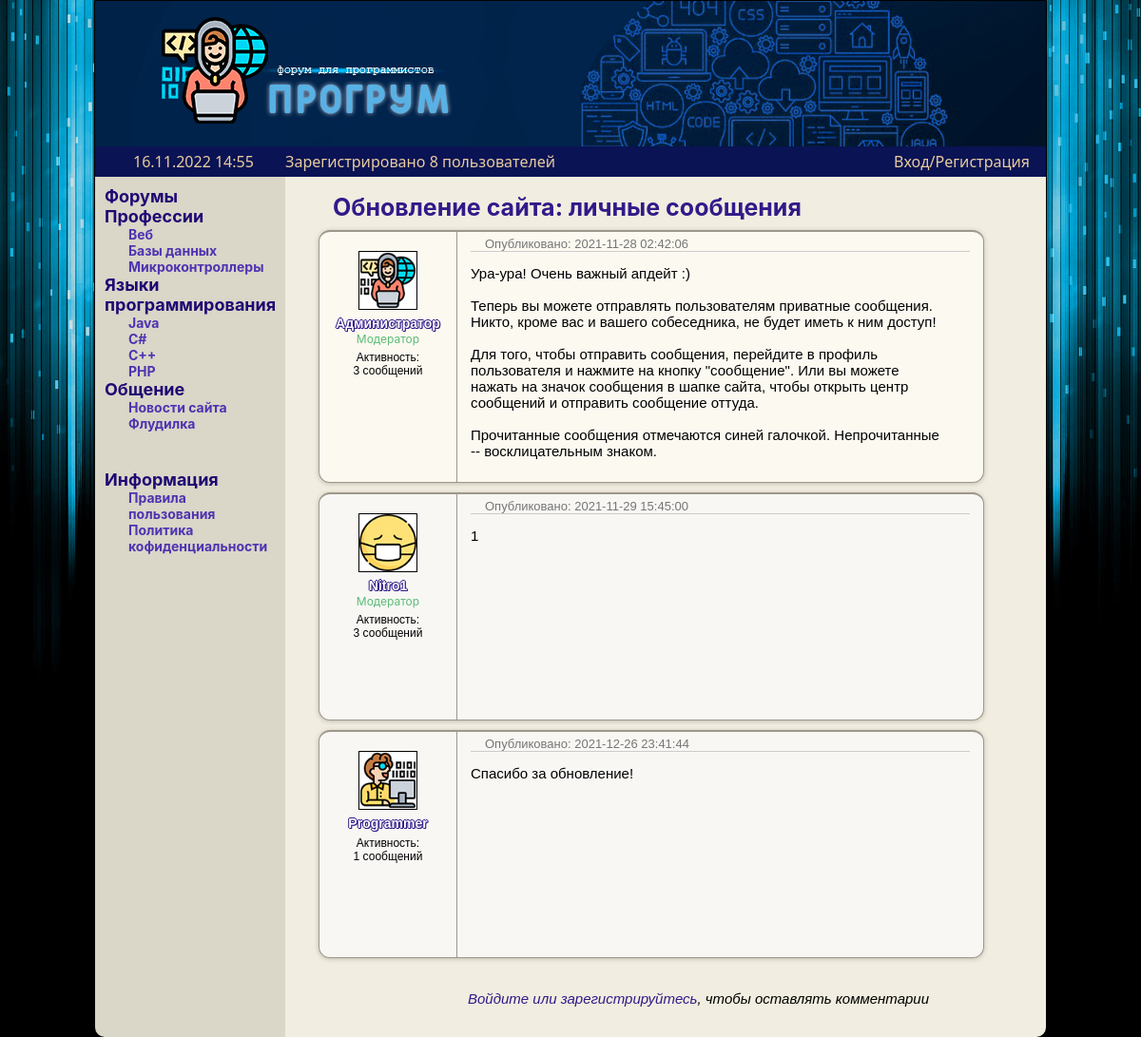
Screenshot of /Сайт/forums/post.php?id=3 with the database file from the repository.
### tables this page shows
CREATE TABLE `forumposts` (
  `post_id` int(11) NOT NULL,
  `Title` varchar(45) NOT NULL,
  `Content` text NOT NULL,
  `PostDate` datetime NOT NULL,
  `LastComment` datetime NOT NULL,
  `topic_id` int(11) NOT NULL,
  `u_id` int(11) NOT NULL,
  `isClosed` tinyint(4) NOT NULL
);

CREATE TABLE `user` (
  `u_id` int(11) NOT NULL,
  `uLogin` varchar(15) NOT NULL,
  `uPassword` varchar(50) NOT NULL,
  `Moder` tinyint(4) NOT NULL,
  `Avatar` int(11) NOT NULL,
  `LastSeen` datetime NOT NULL
);

CREATE TABLE `comments` (
  `com_id` int(11) NOT NULL,
  `ComContent` text NOT NULL,
  `ComDate` datetime NOT NULL,
  `post_id` int(11) NOT NULL,
  `u_id` int(11) NOT NULL
);

### Сайт/forums/post.php (the view, shortened to what this page needs)
<?php require "D:/Stuff/XXX/htdocs/layout/globalscripts.php" ?>
<html>
    <?php require "D:/Stuff/XXX/htdocs/layout/head.php" ?>
    <body>
       <div class="container">
           <?php require "D:/Stuff/XXX/htdocs/layout/banner.php" ?>
           <div class="flexarea">
           <?php require "D:/Stuff/XXX/htdocs/layout/leftmenu.php" ?>
           <div class="mainfullarea">
           <div class="main">
               <div class="content forumcontent">
                   <div id="forumheader">
                       <?php
                       $comand_post = 'SELECT * FROM `forumposts` WHERE post_id = :postid';
                       $query = $forum->prepare($comand_post);
                       $query->execute(['postid' => $_GET['id']]);
                       $row = $query->fetch(PDO::FETCH_OBJ);
                       echo $row->Title;
                       $comand1 = 'SELECT uLogin, Moder, Avatar FROM `user` WHERE u_id = :posterid';
                       $query1 = $forum->prepare($comand1);
                       $query1->bindValue(":posterid", $row->u_id, PDO::PARAM_STR);
                       $query1->execute();
                       $row1 = $query1->fetch(PDO::FETCH_OBJ);
                       $comand2 = 'SELECT COUNT(*) FROM `forumposts` WHERE u_id = :posterid';
                       $query2 = $forum->prepare($comand2);
                       $query2->bindValue(":posterid", $row->u_id, PDO::PARAM_STR);
                       $query2->execute();
                       $row2 = $query2->fetch(PDO::FETCH_ASSOC);
                       $comand3 = 'SELECT COUNT(*) FROM `comments` WHERE u_id = :posterid';
                       $query3 = $forum->prepare($comand3);
                       $query3->bindValue(":posterid", $row->u_id, PDO::PARAM_STR);
                       $query3->execute();
                       $row3 = $query3->fetch(PDO::FETCH_ASSOC);
                       $countuserposts = current($row2) + current($row3);
                       ?>
                   </div>
                   <div class="postframe" id="main">
                       <div class="postauthor">
                           <div class="post-author-avatar">
                                <?php
                                echo '<img style="border: 0px;" width="60" height="60" src="/img/avatar'.$row1->Avatar.'.png">'
                                ?>
                           </div>
                           <?php
                           echo '<div class="post-author-username"><a href="/userpage.php?id='.$row->u_id.'" style="color: white;">'.$row1->uLogin.'</a></div>';
                           if($row1->Moder) {
                               echo '<div class="post-moder">Модератор</div>';
                           }
                           echo '<div class="post-author-stat">Активность:<br/>'.$countuserposts.' сообщений</div>';
                           ?>
                       </div>
                       <div class="posttext">
                           <div class="postheader">
                               <span style="margin-left: 15px;">Опубликовано:
                               <?php
                               echo $row->PostDate;
                               ?>
                               </span>
                           </div>
                           <div class="posttextcontent">
                           <?php
                            echo $row->Content;
                            ?>
                           </div>
                       </div>
                   </div>
                   <?php
                   $sql_comments = 'SELECT * FROM `comments` WHERE post_id = :postid';
                   $querycom = $forum->prepare($sql_comments);
                   $querycom->execute(['postid' => $row->post_id]);
                   while($comrow = $querycom->fetch(PDO::FETCH_OBJ)) {
                       echo '
                       <div class="postframe">
                       <div class="postauthor">
                       <div class="post-author-avatar">';
                       $comandcom1 = 'SELECT uLogin, Moder, Avatar FROM `user` WHERE u_id = :posterid';
                       $querycom1 = $forum->prepare($comandcom1);
                       $querycom1->bindValue(":posterid", $comrow->u_id, PDO::PARAM_STR);
                       $querycom1->execute();
                       $rowcom1 = $querycom1->fetch(PDO::FETCH_OBJ);
                       $comandcom2 = 'SELECT COUNT(*) FROM `forumposts` WHERE u_id = :posterid';
                       $querycom2 = $forum->prepare($comandcom2);
                       $querycom2->bindValue(":posterid", $comrow->u_id, PDO::PARAM_STR);
                       $querycom2->execute();
                       $rowcom2 = $querycom2->fetch(PDO::FETCH_ASSOC);
                       $comandcom3 = 'SELECT COUNT(*) FROM `comments` WHERE u_id = :posterid';
                       $querycom3 = $forum->prepare($comandcom3);
                       $querycom3->bindValue(":posterid", $comrow->u_id, PDO::PARAM_STR);
                       $querycom3->execute();
                       $rowcom3 = $querycom3->fetch(PDO::FETCH_ASSOC);
                       $countcomposts = current($rowcom2) + current($rowcom3);
                       echo '<img style="border: 0px;" width="60" height="60" src="/img/avatar'.$rowcom1->Avatar.'.png"></div>';
                       echo '<div class="post-author-username"><a href="/userpage.php?id='.$comrow->u_id.'" style="color: white;">'.$rowcom1->uLogin.'</a></div>';
                           if($rowcom1->Moder) {
                               echo '<div class="post-moder">Модератор</div>';
                           }
                       echo '<div class="post-author-stat">Активность:<br/>'.$countcomposts.' сообщений</div>';
                       echo '</div>
                       <div class="posttext">
                           <div class="postheader">
                               <span style="margin-left: 15px;">Опубликовано: '.$comrow->ComDate.'</span>';
                           echo '</div>
                           <div class="posttextcontent">'
                           .$comrow->ComContent.'
                           </div>
                       </div>
                       </div>';
                   }?>
                   <form method="POST" action="/phpactions/addcomment.php">
                   <div class="editor" style="margin-top: 20px;">
                   <?php
                        if(isset($_COOKIE["id"]) && !($row->isClosed)) {
                        echo '<div class="editor-text-comment">
                            <em>Добавить новый комментарий</em>
                        </div>
                        <div class="editor-author">
                            <div class="editor-author-avatar"><img style="border: 0px;" width="60" height="60" src="/img/avatar'.$_COOKIE["avatar"].'.png"></div>
                            <div class="post-author-username">'.$_COOKIE["Login"].'</div>
                        </div>
                       <div class="editor-text" id="comment">
                           <div class="editor-text-content">
                               <textarea id="Content-com" class="input_reg-com" cols="50" rows="15" name="Content" style="margin-top: 0px; margin-bottom: 0px"></textarea>
                           </div>
                           <input type="hidden" name="id" value='.$_GET['id'].'>
                           <div class="editor-text-footer">
                               <input type="submit" value="Отправить" name="button" class="beigebutton" id="submit">
                           </div>
                       </div>';
                        }
                        else if($row->isClosed){
                            echo '<div class="editor-text-comment">
                            <em>Данный пост закрыт для обсуждения</em>
                        </div>';
                        }
                        else{
                            echo '<div class="editor-text-comment">
                            <em><a href="/login.php">Войдите или зарегистрируйтесь</a>, чтобы оставлять комментарии</em>
                        </div>';
                        }
                    ?>
                   </div>
                   </form>
               </div>
           </div>
           </div>
           </div>
       </div>
    </body>
</html>

### Сайт/site.css (style rules this page uses)
body { background-image: url(/img/background.jpg); position: relative; background-size: 100%; background-color: #000; background-repeat: no-repeat; background-position: center top; margin-left: 0px; margin-top: 0px; margin-right: 0px; margin-bottom: 0px; }
a { text-decoration: none; color: #321a8a; }
form { display: block; margin-top: 0em; margin-block-end: 1em; }
.container { margin-left: auto; margin-right: auto; width: 1000px; height: 1000px; background-color: rgb(241, 237, 224); position: relative; border-style: solid; border-color: #000; border-width: 1px; border-bottom-left-radius: 10px; border-bottom-right-radius: 10px; }
.flexarea { width: 1000px; min-height: 816px; display: flex; }
.mainfullarea { min-height: 815px; width: 800px; background-color: rgb(241, 237, 224); position: relative; border-right-style: solid; border-right-color: #000; border-right-width: 1px; border-bottom-right-radius: 10px; float: left; border: none; }
.main { padding: 0px; color: #000; position: relative; float: left; border: none; margin: 10px; }
.main .content { width: 700px; margin: 10px; padding-left: 15px; }
.post-author-username { margin-top: 5px; text-align: center; font-weight: bold; font-size: 14px; line-height: 18px; color: white; text-shadow: -1px 0px 0px #321a8a, 0px 1px 0px #321a8a, 0px -1px 0px #321a8a, 1px 0px 0px #321a8a, 1px 1px 0px #321a8a; }
.post-moder { text-align: center; color: rgba(25, 161, 66, 0.699); font-size: 12px; font-family:-apple-system, BlinkMacSystemFont, 'Segoe UI', Roboto, Oxygen, Ubuntu, Cantarell, 'Open Sans', 'Helvetica Neue', sans-serif; }
.post-author-stat { margin-top: 5px; text-align: center; font-size: 12px; }
.editor { margin: 5px; position: relative; border-radius: 10px; overflow: hidden; }
.editor-text-comment { position: relative; left: 152px; margin-top: 13px; margin-bottom: 4px; line-height: 20px; font-size: 15px; }
.forumcontent { font-family: Arial, Helvetica, sans-serif; }
.postframe { display: flex; margin-top: 10px; position: relative; min-height: 240px; box-sizing: border-box; border: 1px solid #9E988A; border-top-width: 2px; border-radius: 12px; box-shadow: 0px 1px 5px 0px rgb(191 187 176); background-color: #f8f7f4; }
.postframe#main { background-color: #fcf9f1; }
.postauthor { border-top-left-radius: 11px; border-bottom-left-radius: 11px; position: absolute; top: 0; bottom: 0; width: 144px; border-right: 1px solid #9E988A; background-repeat: no-repeat; }
.post-author-avatar { width: 60px; height: 60px; background: #fff; border: 1px solid #000; margin: 20px auto 4px auto; }
.post-author-avatar, .editor-author-avatar { width: 60px; height: 60px; background: #fff; border: 1px solid #000; margin: 20px auto 4px auto; }
.posttext { margin-left: auto; width: 553px; }
.postheader { margin: 5 14px; border-bottom: 1px solid #ccc; font-size: 13px; color:rgb(118, 118, 118); }
.posttextcontent { margin: 14px 14px 24px 14px; padding-right: 25px; font-size: 15px; }
#forumheader { margin: 5px; line-height: 24px; margin-left: 15px; margin-bottom: 12px; font-size: 25px; font-family:-apple-system, BlinkMacSystemFont, 'Segoe UI', Roboto, Oxygen, Ubuntu, Cantarell, 'Open Sans', 'Helvetica Neue', sans-serif; color:#321a8a; font-weight: bold; }

### rows the page displays
forumposts: Title "Обновление сайта: личные сообщения", PostDate "2021-11-28 02:42:06", Content "Ура-ура! Очень важный апдейт :) Теперь вы можете отправлять пользователям приватные сообщения. Никто, кроме вас и вашего собеседника, не будет иметь к ним доступ! Для того, чтобы отправить сообщения, перейдите в профиль пользователя и нажмите на кнопку \"сообщение\". Или вы можете нажать на значок сообщения в шапке сайта, чтобы открыть центр сообщений и отправить сообщение оттуда. Прочитанные сообщения отмечаются синей галочкой. Непрочитанные -- восклицательным знаком."
user: uLogin "Администратор"
comments: shows a picture, u.uLogin "Nitro1", shows "Модератор", countcomposts "3", ComDate "2021-11-29 15:45:00", ComContent "1"
comments: shows a picture, u.uLogin "Programmer", countcomposts "1", ComDate "2021-12-26 23:41:44", ComContent "Спасибо за обновление!"

### other values shown
current($cntusers_res) "8"
$countuserposts "3"
